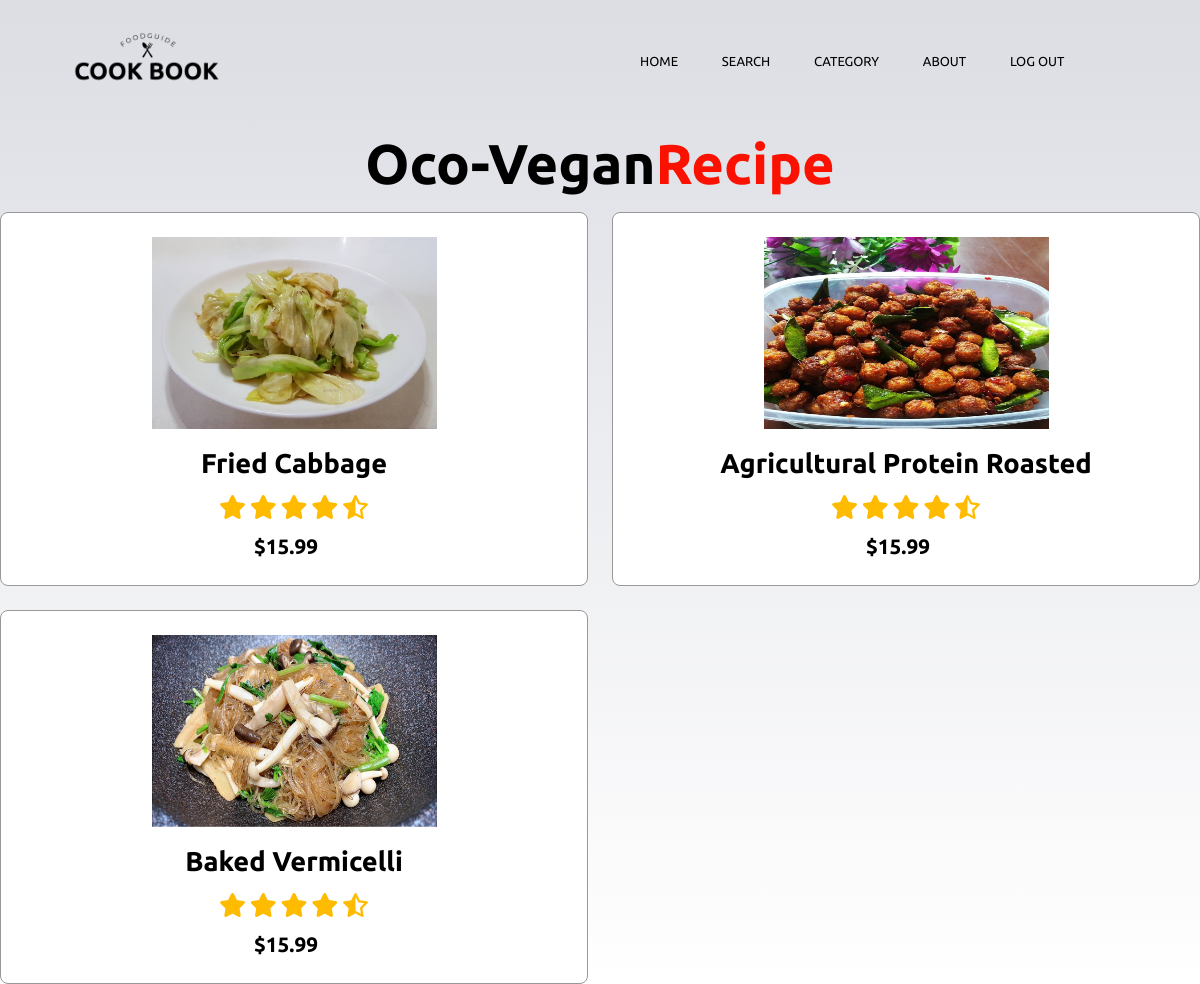
The page /recipe/oco on the database its author committed.
### recipe/models.py (models this page shows, shortened)
class recipe(models.Model):
    class mode(models.TextChoices):
        dessert = "dessert"
        meat = "meat"
        halal = "halal"
        beverag = "beverag"
        ocovegen = "ocovegen"
        vegy = "vegetarian"
        appetizer = "appetizer"
    pic = models.ImageField(upload_to="",blank=True,null=True)
    menu = models.CharField(max_length=100,default=None)
    ingredient_unit = models.TextField(blank=True)
    HowToDo = models.TextField(blank=True)
    ingredientInmenu =models.ManyToManyField(ingredient,blank=True,related_name="ingredientInrecipe")
    type = models.CharField(max_length=100,
        choices=mode.choices,
        default=None,
        )
    status = ''
    price = models.FloatField(default=None, null=True)
    calorie = models.IntegerField(default=None, null=True)
    member = models.ManyToManyField(User,blank=True,related_name="member")
    like = models.ManyToManyField(User,blank=True,related_name="like")

### recipe/views.py (the view)
# urls.py: path('oco', views.oco, name="oco"),
def oco (request):
    return render(request,'recipe/oco.html',{
        "recipes": recipe.objects.all(),
        })

### recipe/templates/Recipe/oco.html (shortened to what this page needs)
{% extends 'recipe/layout.html' %}
{% load static %}
{% block content %}
<body>
    <section class="header">
        <nav>
          <a href="{% url 'home' %}">
            {% load static %}
            <img src="{% static 'images/logo_2.png' %}" width="10%" /></a>
      <div class="nav-links" id="navLinks">
        <ul>
          <li><a href="{% url 'home' %}">Home</a></li>
          <li><a href="{% url 'home' %}">Search</a></li>
          <li><a href="#news">Category</a>
                <li><a href = "{% url 'recipe:vegy' %}" >Vegetarian</a></li></li>
            </ul>
          </div>
          <li><a href="#" class="About">About</a>
          </li>
          <li ><a href="{% url 'logout' %}">Log Out</a></li>
          <li ><a href="#">{{ user.username }}</a></li>
      </nav>
    <section class="dishes" id="dishes">
        <h1 class="heading">Oco-vegan<span>Recipe</span></h1>
        <div class="box-container">
        {% for list_menu in recipes %}
        {% if list_menu.type == "ocovegen" %}
            <div class="box">
                <img class="image" src="{{list_menu.pic.url}}" style="width: 50%; ;"/><br>
                <a href = "{% url 'recipe:menu' list_menu.id %}" >
                <h3>{{list_menu.menu}}</h3></a>
                <div class="stars">
                <i class="fa fa-star"></i>
                <i class="fa fa-star"></i>
                <i class="fa fa-star"></i>
                <i class="fa fa-star"></i>
                <i class="fa fa-star-half-o"></i>
                </div>
                <span>$15.99</span><br><br>
            </div>
        {% endif %}
        {% endfor %}
      </div>
    </section>
</body>
    {% endblock %}

### static/css/style-cat.css (style rules this page uses)
* { margin: 0; padding: 0; font-family: 'Ubuntu', sans-serif; box-sizing: border-box; text-decoration: none; outline: none; border: none; text-transform: capitalize; transition: all .2s linear; }
body { background-image: linear-gradient(rgba(205, 207, 216, 0.7),rgba(255, 255, 255, 0.7)), url(/static/images/bg7.jpg) ; background-size: cover; background-position: center; background-attachment: fixed; }
nav { display: flex; padding: 2% 6%; justify-content: space-between; align-items: center; }
nav img { width: 150px; }
.nav-links { flex: 1; text-align: right; }
.nav-links ul li { list-style: none; display: inline-block; padding: 20px 20px; position: relative; }
.nav-links ul li a { color: black; text-decoration: none; text-transform: uppercase; font-size: 13px; }
.nav-links ul li::after { content: ''; width: 0%; height: 2px; background: #f44336; display: block; margin: auto; }
.heading { text-align: center; font-size: 3.5rem; padding: 1rem; color: #666; }
.heading span { color: #f44336; }
.heading { text-align: center; font-size: 3.5rem; padding: 1rem; color: rgb(0, 0, 0); }
.heading span { color: #fa1100; }
.dishes .box-container { display: grid; grid-template-columns: repeat(auto-fit, minmax(28rem, 1fr)); gap: 1.5rem; }
.dishes .box-container .box { padding: 0.5rem; background: #fff; border-radius: .5rem; border: .1rem solid rgb(153, 151, 151); box-shadow: box-shadow; position: relative; overflow: hidden; text-align: center; }
.dishes .box-container .box .image { height: 12rem; margin: 1rem 0; }
.dishes .box-container .box h3 { color: black; font-size: 1.7rem; }
.dishes .box-container .box .stars { padding: 1rem 0; }
.dishes .box-container .box .stars i { font-size: 1.5rem; color: rgb(255, 187, 0); }
.dishes .box-container .box span { color: rgb(0, 0, 0); font-weight: bolder; margin-right: 1rem; font-size: 1.3rem; }

### rows shown on the page
recipe: pic (picture), menu "Fried Cabbage"
recipe: pic (picture), menu "Agricultural Protein Roasted"
recipe: pic (picture), menu "Baked Vermicelli"
